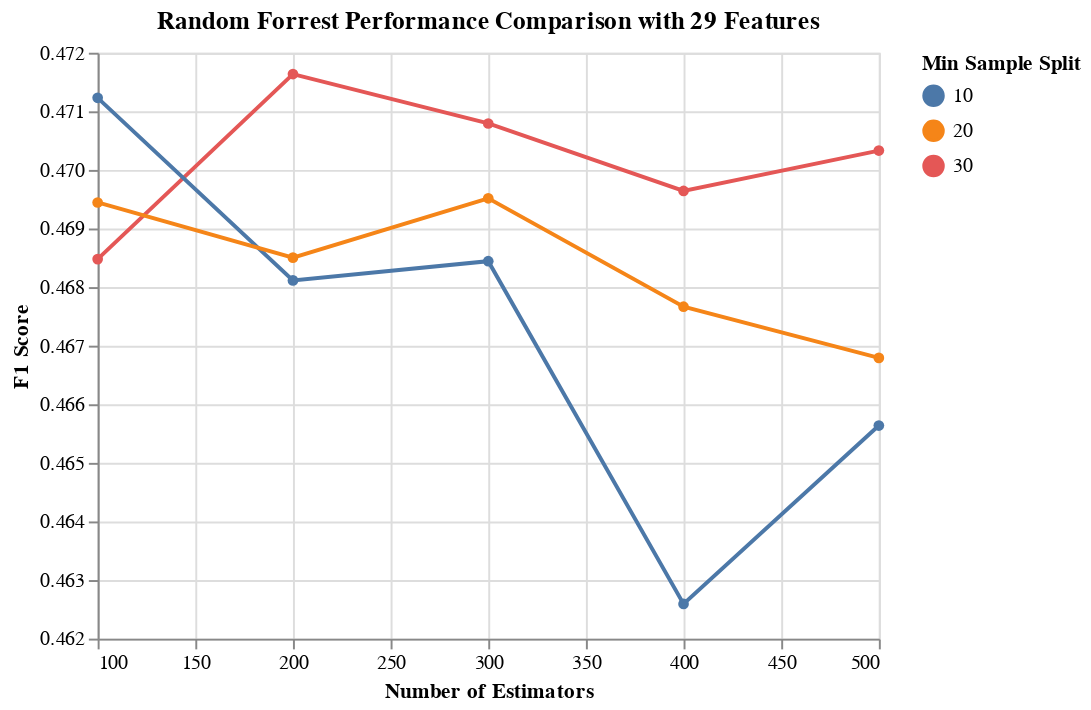

Notebook source saved alongside this figure:
### Code cell
alt.renderers.enable('default')
fit_out_RFC["chart"]

### Figure 1 — Vega-Lite specification as saved in the notebook (floating-point values rounded to 4 significant figures)
{"config": {"view": {"continuousWidth": 400, "continuousHeight": 300}}, "data": {"name": "data-43fc43991a36023fafd25a6eea750b2f"}, "mark": {"type": "line", "point": true}, "encoding": {"color": {"type": "nominal", "field": "rfc__min_samples_split", "title": "Min Sample Split"}, "x": {"type": "quantitative", "field": "rfc__n_estimators", "title": "Number of Estimators"}, "y": {"type": "quantitative", "field": "mean_score", "scale": {"zero": false}, "title": "F1 Score"}}, "title": "Random Forrest Performance Comparison with 29 Features", "$schema": "https://vega.github.io/schema/vega-lite/v4.8.1.json", "datasets": {"data-43fc43991a36023fafd25a6eea750b2f": [{"mean_score": 0.4716, "std_score": 0.03168, "max_score": 0.5236, "min_score": 0.4364, "rfc__min_samples_split": 30.0, "rfc__n_estimators": 200.0, "rfi_fs__n_features_": 29.0}, {"mean_score": 0.4712, "std_score": 0.03202, "max_score": 0.5042, "min_score": 0.4273, "rfc__min_samples_split": 10.0, "rfc__n_estimators": 100.0, "rfi_fs__n_features_": 29.0}, {"mean_score": 0.4708, "std_score": 0.03254, "max_score": 0.5172, "min_score": 0.4201, "rfc__min_samples_split": 30.0, "rfc__n_estimators": 300.0, "rfi_fs__n_features_": 29.0}, {"mean_score": 0.4703, "std_score": 0.03201, "max_score": 0.5172, "min_score": 0.4201, "rfc__min_samples_split": 30.0, "rfc__n_estimators": 500.0, "rfi_fs__n_features_": 29.0}, {"mean_score": 0.4696, "std_score": 0.0364, "max_score": 0.5236, "min_score": 0.4147, "rfc__min_samples_split": 30.0, "rfc__n_estimators": 400.0, "rfi_fs__n_features_": 29.0}, {"mean_score": 0.4695, "std_score": 0.03274, "max_score": 0.5214, "min_score": 0.4201, "rfc__min_samples_split": 20.0, "rfc__n_estimators": 300.0, "rfi_fs__n_features_": 29.0}, {"mean_score": 0.4694, "std_score": 0.02393, "max_score": 0.5043, "min_score": 0.4344, "rfc__min_samples_split": 20.0, "rfc__n_estimators": 100.0, "rfi_fs__n_features_": 29.0}, {"mean_score": 0.4685, "std_score": 0.02662, "max_score": 0.5128, "min_score": 0.4344, "rfc__min_samples_split": 20.0, "rfc__n_estimators": 200.0, "rfi_fs__n_features_": 29.0}, {"mean_score": 0.4685, "std_score": 0.03826, "max_score": 0.5172, "min_score": 0.4072, "rfc__min_samples_split": 30.0, "rfc__n_estimators": 100.0, "rfi_fs__n_features_": 29.0}, {"mean_score": 0.4684, "std_score": 0.03767, "max_score": 0.5236, "min_score": 0.4128, "rfc__min_samples_split": 10.0, "rfc__n_estimators": 300.0, "rfi_fs__n_features_": 29.0}, {"mean_score": 0.4681, "std_score": 0.03464, "max_score": 0.515, "min_score": 0.4128, "rfc__min_samples_split": 10.0, "rfc__n_estimators": 200.0, "rfi_fs__n_features_": 29.0}, {"mean_score": 0.4677, "std_score": 0.03078, "max_score": 0.515, "min_score": 0.422, "rfc__min_samples_split": 20.0, "rfc__n_estimators": 400.0, "rfi_fs__n_features_": 29.0}, {"mean_score": 0.4668, "std_score": 0.02882, "max_score": 0.5086, "min_score": 0.422, "rfc__min_samples_split": 20.0, "rfc__n_estimators": 500.0, "rfi_fs__n_features_": 29.0}, {"mean_score": 0.4656, "std_score": 0.03551, "max_score": 0.5172, "min_score": 0.4147, "rfc__min_samples_split": 10.0, "rfc__n_estimators": 500.0, "rfi_fs__n_features_": 29.0}, {"mean_score": 0.4626, "std_score": 0.03069, "max_score": 0.5022, "min_score": 0.4167, "rfc__min_samples_split": 10.0, "rfc__n_estimators": 400.0, "rfi_fs__n_features_": 29.0}]}}
